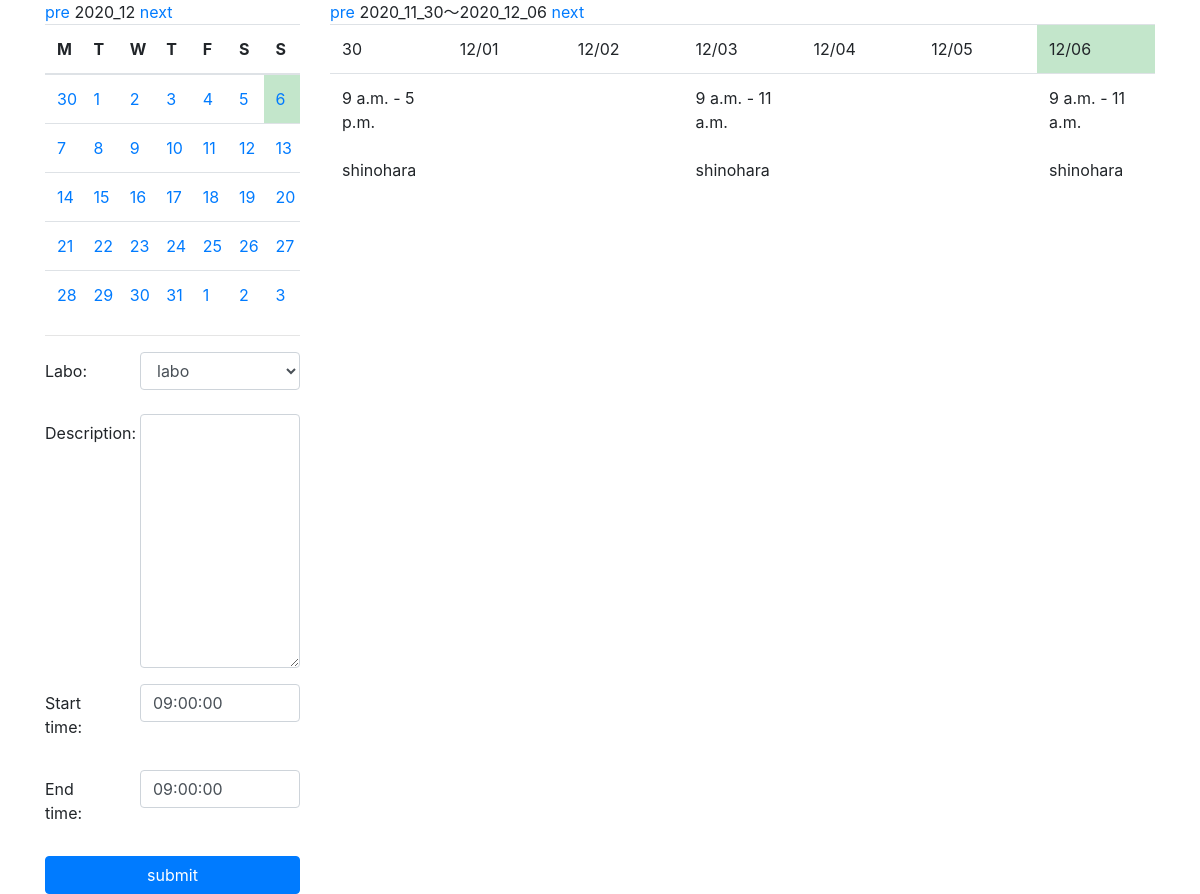
The app's page /ag360l_app/mycalendar/ with its own data.
### ag360l_app/models.py (models this page shows, shortened)
class Schedule(models.Model):
    DATA = [
        ('0', 'labo'),
        ('1', 'fujii'),
        ('2', 'nishikawa'),
        ('3', 'inoue'),
        ('4', 'ito'),
        ('5', 'ma'),
        ('6', 'kondoh'),
        ('7', 'tanaka'),
        ('8', 'tukamoto'),
        ('9', 'tecd'),
    ]
    labo = models.CharField(
        max_length=100,
        choices=DATA,
        default='0',
    )
    description = models.TextField( blank=True)
    start_time = models.TimeField( default=datetime.time(9, 0, 0))
    end_time = models.TimeField(default=datetime.time(9, 0, 0))
    date = models.DateField()
    created_at = models.DateTimeField( default=timezone.now)

### ag360l_app/views.py (the view, shortened to what this page needs)
# urls.py: path('mycalendar/', views.MyCalendar.as_view(), name='mycalendar'),
class MyCalendar(mixins.MonthCalendarMixin, mixins.WeekWithScheduleMixin, generic.CreateView):
    template_name = 'ag360l_app/mycalendar.html'
    model = Schedule
    date_field = 'date'
    form_class = BS4ScheduleForm
    def get_context_data(self, **kwargs):
        context = super().get_context_data(**kwargs)
        week_calendar_context = self.get_week_calendar()
        month_calendar_context = self.get_month_calendar()
        context.update(week_calendar_context)
        context.update(month_calendar_context)
        return context

### ag360l_app/forms.py (shortened to what this page needs)
class BS4ScheduleForm(forms.ModelForm):
    class Meta:
        model = Schedule
        fields = ('labo', 'description', 'start_time', 'end_time',)
        widgets = {
            'labo': forms.Select(attrs={
                'class': 'form-control',
            }),
            'description': forms.Textarea(attrs={
                'class': 'form-control',
            }),
            'start_time': forms.TextInput(attrs={
                'class': 'form-control',
            }),
            'end_time': forms.TextInput(attrs={
                'class': 'form-control',
            }),
        }

### ag360l_app/mixins.py (called while the page is built)
    def setup_calendar(self):
        self._calendar = calendar.Calendar(self.first_weekday)

    def get_week_names(self):
        week_names = deque(self.week_names)
        week_names.rotate(-self.first_weekday)
        return week_names

    def get_previous_month(self, date):
        if date.month == 1:
            return date.replace(year=date.year-1, month=12, day=1)
        else:
            return date.replace(month=date.month-1, day=1)

    def get_next_month(self, date):
        if date.month == 12:
            return date.replace(year=date.year+1, month=1, day=1)
        else:
            return date.replace(month=date.month+1, day=1)

    def get_month_days(self, date):
        return self._calendar.monthdatescalendar(date.year, date.month)

    def get_current_month(self):
        month = self.kwargs.get('month')
        year = self.kwargs.get('year')
        if month and year:
            month = datetime.date(year=int(year), month=int(month), day=1)
        else:
            month = datetime.date.today().replace(day=1)
        return month

    def get_month_calendar(self):
        self.setup_calendar()
        current_month = self.get_current_month()
        calendar_data = {
            'now': datetime.date.today(),
            'month_days': self.get_month_days(current_month),
            'month_current': current_month,
            'month_previous': self.get_previous_month(current_month),
            'month_next': self.get_next_month(current_month),
            'week_names': self.get_week_names(),
        }
        return calendar_data

    def get_week_calendar(self):
        calendar_context = super().get_week_calendar()
        calendar_context['week_day_schedules'] = self.get_week_schedules(
            calendar_context['week_first'],
            calendar_context['week_last'],
            calendar_context['week_days']
        )
        return calendar_context

### ag360l_app/templates/ag360l_app/mycalendar.html (shortened to what this page needs)
{% extends 'ag360l_app/base.html' %}
{% block content %}
    <div class="row">
        <div class="col-md-3">
            {% include 'ag360l_app/includes/month.html' %}
            <hr>
            <form action="" method="POST">
                {% for field in form %}
                    <div class="form-group row">
                        <label for="{{ field.id_for_label }}"
                               class="col-sm-4 col-form-label">{{ field.label_tag }}</label>
                        <div class="col-sm-8">
                            {{ field }}
                        </div>
                    </div>
                {% endfor %}
                <button type="submit" class="btn btn-primary btn-block">submit</button>
            </form>
        </div>
        <div class="col-md-9">
            {% include 'ag360l_app/includes/week.html' %}
        </div>
    </div>
{% endblock %}
{% block extrajs %}
    <link rel="stylesheet" type="text/css"
          href="https://cdnjs.cloudflare.com/ajax/libs/timedropper/1.0/timedropper.min.css">
{% endblock %}

### ag360l_app/templates/ag360l_app/includes/week.html
<a href="{% url 'ag360l_app:mycalendar' week_previous.year week_previous.month  week_previous.day %}">pre</a>
{{ week_first | date:"Y_m_d" }}〜{{ week_last | date:"Y_m_d" }}
<a href="{% url 'ag360l_app:mycalendar' week_next.year week_next.month  week_next.day %}">next</a>
<table class="table" style="table-layout: fixed;">
    <tbody>
    <tr>
        {% for day in week_days %}
            {% if now == day %}
                <td class="table-success">
                    {% else %}
                <td>
            {% endif %}
        {% if week_first.month != day.month %}
            {{ day | date:"m/d" }}
        {% else %}
            {{ day.day }}
        {% endif %}
        </td>
        {% endfor %}
    </tr>
    <tr>
        {% for schedules in week_day_schedules.values %}
            <td>
                {% for s in schedules %}
                    {{ s.start_time }} - {{ s.end_time }}<br>
                    {{ s.summary }}<br>
                    {{ s.description | linebreaks }}
                {% endfor %}
            </td>
        {% endfor %}
    </tr>
    </tbody>
</table>

### records on screen
Schedule: start_time "9 a.m.", end_time "5 p.m.", description "shinohara"
Schedule: start_time "9 a.m.", end_time "11 a.m.", description "shinohara"
Schedule: start_time "9 a.m.", end_time "11 a.m.", description "shinohara"

### other values on screen
{{ month_current | date:"Y_m" }} "2020_12"
{{ w }} "M" "T" "W" "T" "F" "S" "S"
{{ day.day }} "30" "1" "2" "3" "4" "5" "6" "7" "8" "9" "10" "11" "12" "13" "14" "15" "16" "17" "18" "19" "20" "21" "22" "23" "24" "25" "26" "27" "28" "29" "30" "31" "1" "2" "3"
{{ field.label_tag }} "Labo:" "Description:" "Start time:" "End time:"
{{ week_first | date:"Y_m_d" }} "2020_11_30"
{{ week_last | date:"Y_m_d" }} "2020_12_06"
{{ day.day }} "30"
{{ day | date:"m/d" }} "12/01" "12/02" "12/03" "12/04" "12/05" "12/06"
